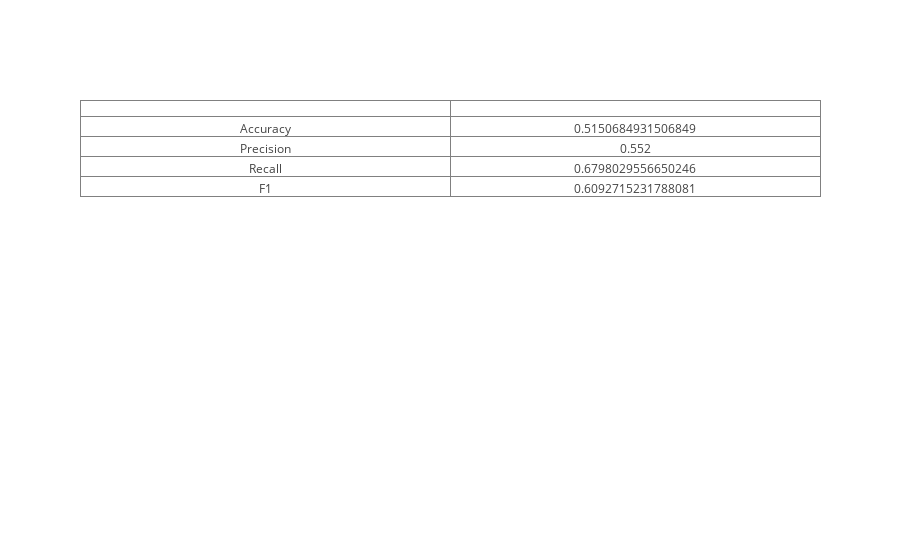

The notebook cell this image was saved under:
### Markdown cell above
### With Stopwords

### Code cell
calculate_metrics(bullish_y_test, bullish_y_pred)

### Figure 1 — Plotly figure (JSON) as saved in the notebook; plotly's stock layout.template omitted (floating-point values rounded to 4 significant figures)
{"data": [{"cells": {"values": [["Accuracy", "Precision", "Recall", "F1"], [0.5151, 0.552, 0.6798, 0.6093]]}, "type": "table", "uid": "4aed3b81-008c-45ac-9f30-5f8ff28bd7cd"}], "layout": {}}
